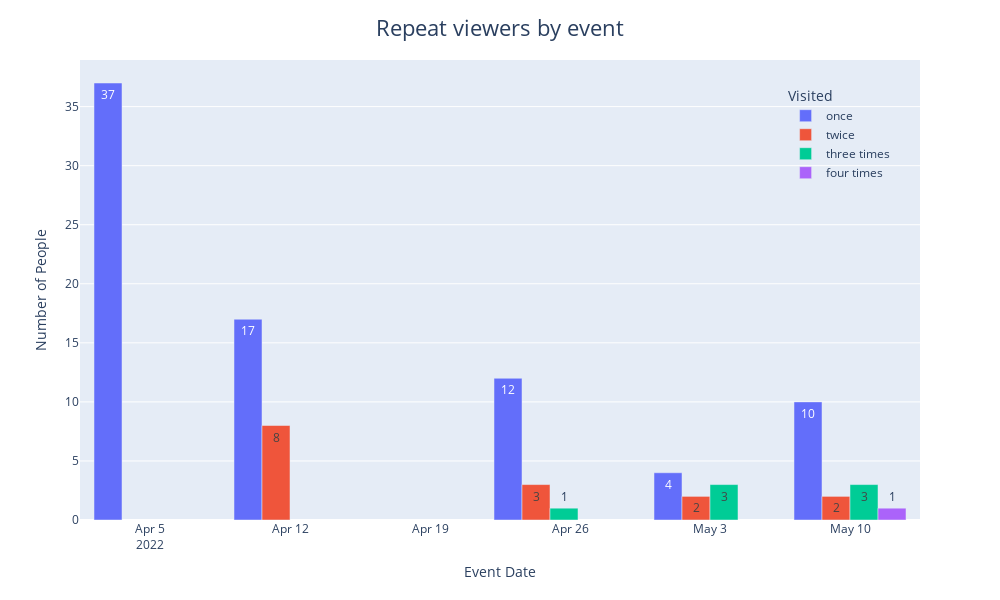

This figure's notebook cell:
### Code cell
barchart2 = px.bar(
    data_frame=visits_data,
    x="Event Date",
    y="Attended (for more than 5 mins)",
    color="Visited",			# цвета для столбиков
    # opacity=0.9,
    # orientation="v",
    barmode='group',				# 'overlay' / 'relative'
    category_orders={'Visited':
    ['once','twice','three times',
     'four times']},			# можно задать порядок столбцов
    # labels={"Attended (for more than 5 mins)":"Attended"},				# можно прописать названия
    # title='Repeat viewers by event',
    width=1000,
    height=600,
    text='Attended (for more than 5 mins)',
    # template='none'
)

barchart2.update_layout(
        title="Repeat viewers by event",
        title_x=0.5,
        title_y=0.965,
        title_font_size=22,
        yaxis_title="Number of People",
        legend=dict(
        x=0.84,
        y=0.95,
        bgcolor='rgba(255, 255, 255, 0)', # transparent legend background
        bordercolor='rgba(255, 255, 255, 0)' # transparent legend borders
    )
    )

barchart2.show()

### Figure 1 — Plotly figure (JSON) as saved in the notebook; plotly's stock layout.template omitted (floating-point values rounded to 4 significant figures)
{"data": [{"alignmentgroup": "True", "hovertemplate": "Visited=once<br>Event Date=%{x}<br>Attended (for more than 5 mins)=%{text}<extra></extra>", "legendgroup": "once", "marker": {"color": "#636efa", "pattern": {"shape": ""}}, "name": "once", "offsetgroup": "once", "orientation": "v", "showlegend": true, "text": [37, 17, 12, 4, 10], "textposition": "auto", "type": "bar", "x": ["2022-04-05T00:00:00", "2022-04-12T00:00:00", "2022-04-25T00:00:00", "2022-05-03T00:00:00", "2022-05-10T00:00:00"], "xaxis": "x", "y": [37, 17, 12, 4, 10], "yaxis": "y"}, {"alignmentgroup": "True", "hovertemplate": "Visited=twice<br>Event Date=%{x}<br>Attended (for more than 5 mins)=%{text}<extra></extra>", "legendgroup": "twice", "marker": {"color": "#EF553B", "pattern": {"shape": ""}}, "name": "twice", "offsetgroup": "twice", "orientation": "v", "showlegend": true, "text": [8, 3, 2, 2], "textposition": "auto", "type": "bar", "x": ["2022-04-12T00:00:00", "2022-04-25T00:00:00", "2022-05-03T00:00:00", "2022-05-10T00:00:00"], "xaxis": "x", "y": [8, 3, 2, 2], "yaxis": "y"}, {"alignmentgroup": "True", "hovertemplate": "Visited=three times<br>Event Date=%{x}<br>Attended (for more than 5 mins)=%{text}<extra></extra>", "legendgroup": "three times", "marker": {"color": "#00cc96", "pattern": {"shape": ""}}, "name": "three times", "offsetgroup": "three times", "orientation": "v", "showlegend": true, "text": [1, 3, 3], "textposition": "auto", "type": "bar", "x": ["2022-04-25T00:00:00", "2022-05-03T00:00:00", "2022-05-10T00:00:00"], "xaxis": "x", "y": [1, 3, 3], "yaxis": "y"}, {"alignmentgroup": "True", "hovertemplate": "Visited=four times<br>Event Date=%{x}<br>Attended (for more than 5 mins)=%{text}<extra></extra>", "legendgroup": "four times", "marker": {"color": "#ab63fa", "pattern": {"shape": ""}}, "name": "four times", "offsetgroup": "four times", "orientation": "v", "showlegend": true, "text": [1], "textposition": "auto", "type": "bar", "x": ["2022-05-10T00:00:00"], "xaxis": "x", "y": [1], "yaxis": "y"}], "layout": {"barmode": "group", "height": 600, "legend": {"bgcolor": "rgba(255, 255, 255, 0)", "bordercolor": "rgba(255, 255, 255, 0)", "title": {"text": "Visited"}, "tracegroupgap": 0, "x": 0.84, "y": 0.95}, "margin": {"t": 60}, "title": {"font": {"size": 22}, "text": "Repeat viewers by event", "x": 0.5, "y": 0.965}, "width": 1000, "xaxis": {"anchor": "y", "domain": [0, 1], "title": {"text": "Event Date"}}, "yaxis": {"anchor": "x", "domain": [0, 1], "title": {"text": "Number of People"}}}}
